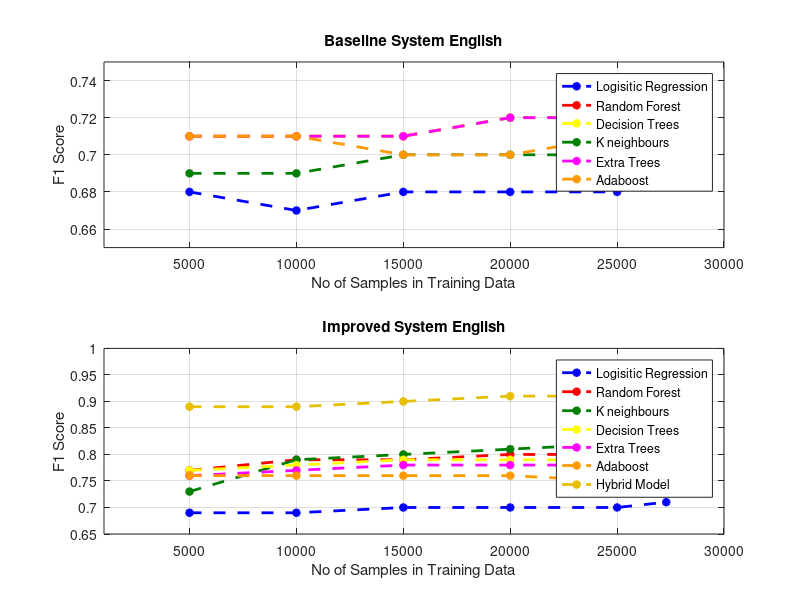

Write the MATLAB code that produced this figure.
%English
%Improved vs %Baseline
samples = [5000,10000,15000,20000,25000,27299];


figure
subplot(2,1,1)

baseline_lr = [0.68,0.67,0.68,0.68,0.68,0.69];
baseline_RF = [0.71,0.71,0.71,0.72,0.72,0.73];
baseline_K= [0.69,0.69,0.7,0.7,0.7,0.7];
baseline_DT = [0.71,0.71,0.71,0.72,0.72,0.72];
baseline_ET= [0.71,0.71,0.71,0.72,0.72,0.73];
baseline_Adaboost = [0.71,0.71,0.7,0.7,0.71,0.71];

plot(samples, baseline_lr,'--*','LineWidth',2,'color','b')
grid on
hold on
ylim([0.65,0.75])
xlim([1000,30000])
plot(samples, baseline_RF,'--*','LineWidth',2,'color','r')
plot(samples, baseline_DT,'--*','LineWidth',2,'color','y')
plot(samples, baseline_K,'--*','LineWidth',2,'color',[0,0.5 ,0])
plot(samples, baseline_ET,'--*','LineWidth',2,'color','m')
plot(samples, baseline_Adaboost,'--*','LineWidth',2,'color',[1,0.6 ,0])
legend({'Logisitic Regression','Random Forest','Decision Trees','K neighbours','Extra Trees','Adaboost'})
xlabel('No of Samples in Training Data')
ylabel('F1 Score')
title('Baseline System English')

subplot(2,1,2)
imp_lr = [0.69,0.69,0.7,0.7,0.7,0.71];
imp_rf = [0.77,0.79,0.79,0.8,0.8,0.8];
imp_k = [0.73,0.79,0.8,0.81,0.82,0.82];
imp_dt = [0.77,0.78,0.79,0.79,0.79,0.8];
imp_ET = [0.76,0.77,0.78,0.78,0.78,0.78];
imp_Adahoost=[0.76,0.76,0.76,0.76,0.75,0.75];
Hybrid_Model_e=[0.89,0.89,0.9,0.91,0.91,0.91];

plot(samples, imp_lr,'--*','LineWidth',2,'color','b')
grid on
hold on
ylim([0.65,1])
xlim([1000,30000])
plot(samples, imp_rf,'--*','LineWidth',2,'color','r')
plot(samples, imp_k,'--*','LineWidth',2,'color',[0,0.5 ,0])
plot(samples, imp_dt,'--*','LineWidth',2,'color','y')
plot(samples, imp_ET,'--*','LineWidth',2,'color','m')
plot(samples, imp_Adahoost,'--*','LineWidth',2,'color',[1,0.6 ,0])
plot(samples, Hybrid_Model_e,'--*','LineWidth',2,'color',[0.90,0.75,0])
legend('Logisitic Regression','Random Forest','K neighbours','Decision Trees','Extra Trees','Adaboost','Hybrid Model')

xlabel('No of Samples in Training Data')
ylabel('F1 Score')
title('Improved System English')
